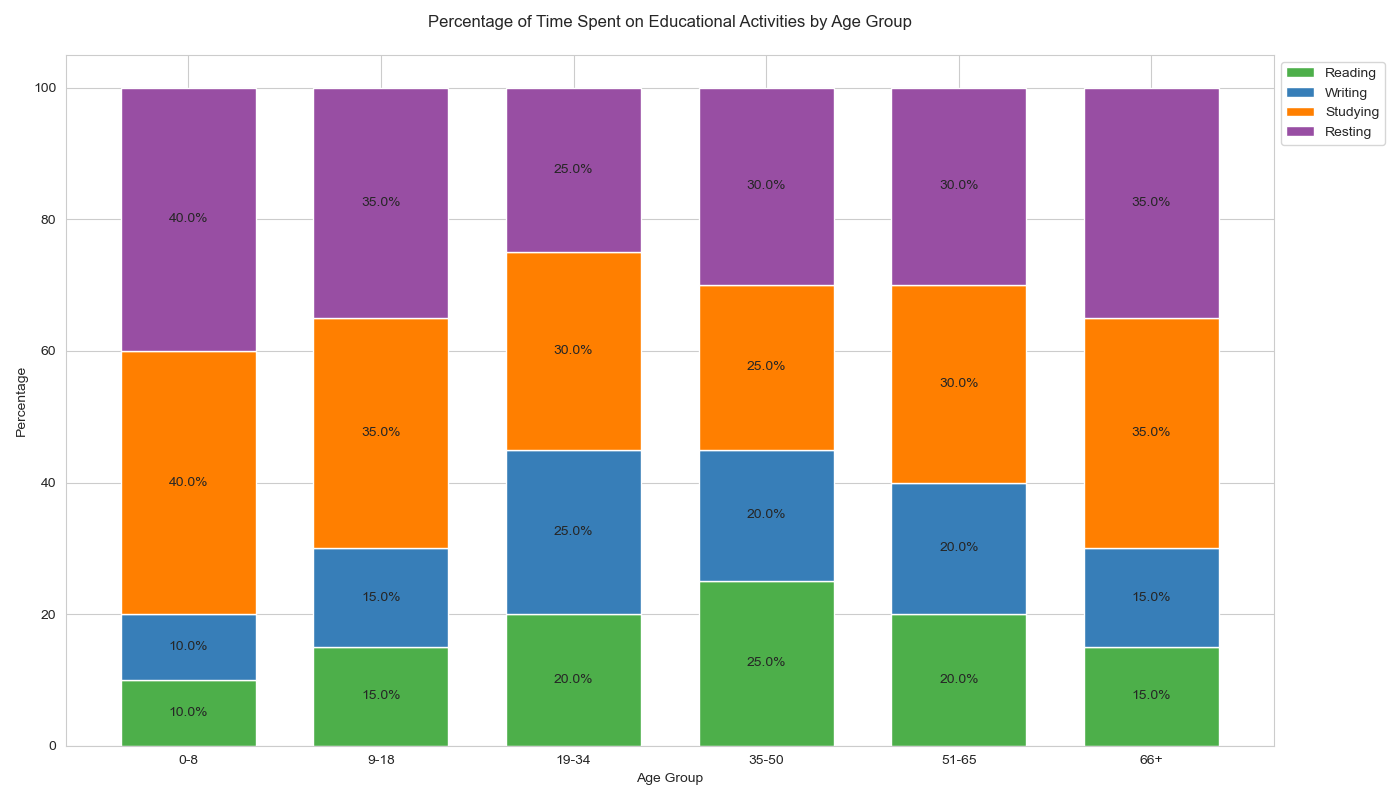

Write Python code to recreate this figure.

import matplotlib.pyplot as plt
import pandas as pd
import seaborn as sns

data = [
    {'Age Group': '0-8', 'Reading': 10, 'Writing': 10, 'Studying': 40, 'Resting': 40},
    {'Age Group': '9-18', 'Reading': 15, 'Writing': 15, 'Studying': 35, 'Resting': 35},
    {'Age Group': '19-34', 'Reading': 20, 'Writing': 25, 'Studying': 30, 'Resting': 25},
    {'Age Group': '35-50', 'Reading': 25, 'Writing': 20, 'Studying': 25, 'Resting': 30},
    {'Age Group': '51-65', 'Reading': 20, 'Writing': 20, 'Studying': 30, 'Resting': 30},
    {'Age Group': '66+', 'Reading': 15, 'Writing': 15, 'Studying': 35, 'Resting': 35}
]

df = pd.DataFrame(data)
df.set_index('Age Group', inplace=True)

df_percentage = df.div(df.sum(axis=1), axis=0) * 100

fig, ax = plt.subplots(figsize=(14, 8))

bar_width = 0.7
categories = df_percentage.index
colors = ['#4daf4a', '#377eb8', '#ff7f00', '#984ea3']

bottom = [0] * len(df_percentage)

for i, col in enumerate(df.columns):
    ax.bar(categories, df_percentage[col], bar_width, label=col, color=colors[i], bottom=bottom)
    bottom = bottom + df_percentage[col].values

ax.set_ylabel('Percentage')
ax.set_xlabel('Age Group')
ax.set_title('Percentage of Time Spent on Educational Activities by Age Group', pad=20)
ax.legend(loc='upper left', bbox_to_anchor=(1, 1))

for p in ax.patches:
    width, height = p.get_width(), p.get_height()
    x, y = p.get_xy()
    if height > 0:
        ax.text(x + width / 2,
                y + height / 2,
                f"{height:.1f}%",
                ha='center',
                va='center')

plt.tight_layout()
plt.show()
